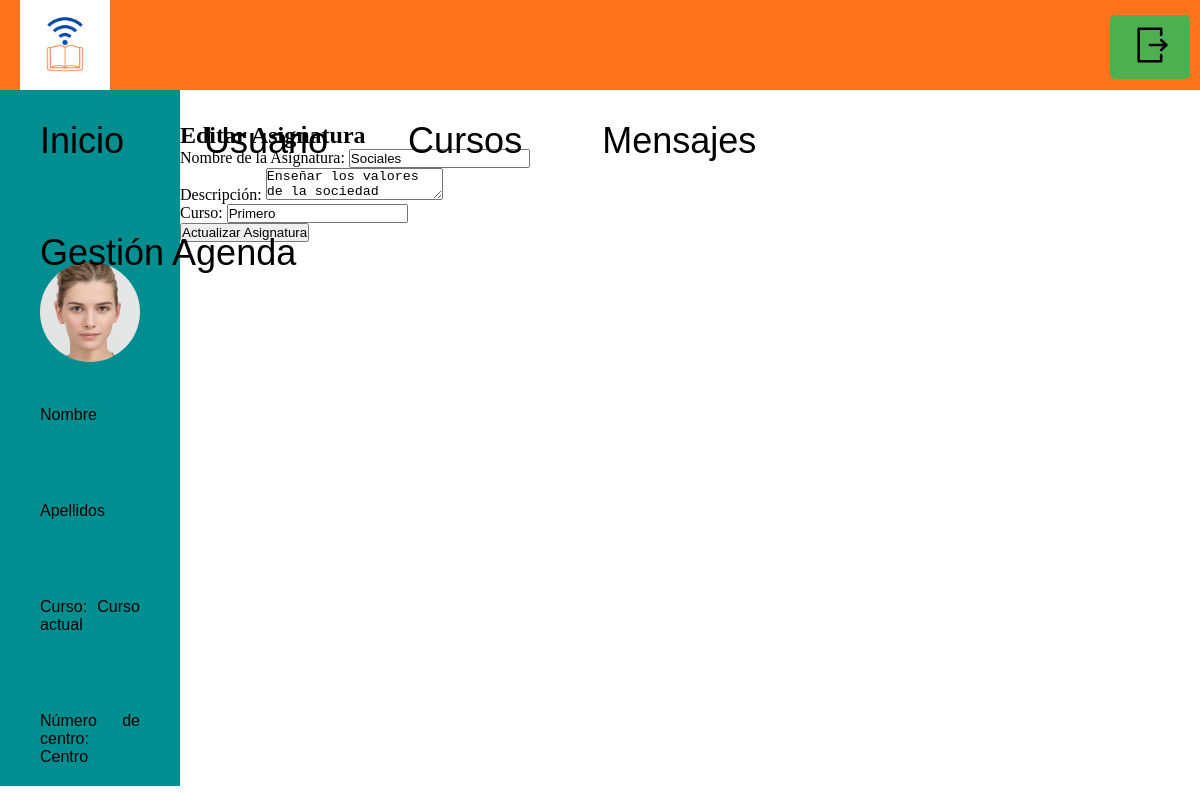
The page /directivo/editarAsignatura.php?idAsignatura=1 on the database its author committed.
### tables this page shows
CREATE TABLE IF NOT EXISTS `asignatura` (
  `idAsignatura` int(11) NOT NULL AUTO_INCREMENT,
  `Nombre` varchar(45) DEFAULT NULL,
  `Descripcion` varchar(100) DEFAULT NULL,
  `Id_centro` int(11) DEFAULT NULL,
  `Material_idMaterial` int(11) NOT NULL,
  `Nota_idNota` int(11) NOT NULL,
  `Curso` varchar(15) NOT NULL,
  PRIMARY KEY (`idAsignatura`,`Nota_idNota`),
  KEY `fk_Asignatura_Material1_idx` (`Material_idMaterial`),
  KEY `fk_Asignatura_Nota1_idx` (`Nota_idNota`)
);

### directivo/editarAsignatura.php (the view, shortened to what this page needs)
<?php
include_once("../back/connection2.php");
$idAsignatura = $_GET['idAsignatura'];
$query = "SELECT * FROM asignatura WHERE idAsignatura = '$idAsignatura'";
$resultado = mysqli_query($conn, $query);
$asignatura = mysqli_fetch_assoc($resultado);
?>
<!DOCTYPE html>
<html lang="en" dir="ltr">
<head>
	<link rel="stylesheet" href="../CSS/stylesres.css">
</head>
<body>
	<div class="contenedor">
		<div class="colDatosPersonales">
					<img class="fotoPersonal" src="../Media/cara_generica.jpg" alt="Foto personal">
			<p id="nombre">Nombre</p>
			<br>
			<p id="apellidos">Apellidos</p>
			<br>
			<p>Curso: <span id="cursoActual">Curso actual</span></p>
			<br>
			<p>Número de centro: <span id="centro">Centro</span></p>
		</div>
		<div class="colContenido bajando">
            <section>
                <h2>Editar Asignatura</h2>
                <form action="" method="post">
                    Nombre de la Asignatura: <input type="text" name="nombreAsignatura" value="<?php echo $asignatura['Nombre']; ?>"><br>
                    Descripción: <textarea name="descripcionAsignatura"><?php echo $asignatura['Descripcion']; ?></textarea><br>
                    Curso: <input type="text" name="cursoAsignatura" value="<?php echo $asignatura['Curso']; ?>"><br>
                    <input type="submit" value="Actualizar Asignatura">
                </form>
            </section>
		</div>
	</div>
</body>
</html>

### CSS/stylesres.css (style rules this page uses)
* { box-sizing: border-box; margin: 0; padding: 0; }
body { z-index: -5; overflow-x: hidden; }
#encabezado { height: 62px; width: 100%; background-color: #DE5602; border-style: none; }
nav { background-color: #FF731C; height: 90px; position: fixed; top: 0; transition-duration: 0.75s; transition-property: top; width: 100%; z-index: 1; }
#logoNav { background-color: none; border-radius: 50%; float: left; height: 100%; margin-left: 10px; margin-top: 0px; width: 60px; }
#logo-imagen { float: left; height: 90px; margin-left: 10px; margin-top: 0px; width: 90px; }
#menu { float: right; list-style-type: none; margin-right: 80px; overflow: hidden; width: auto; }
.elementoMenu { float:left; margin: 40px 40px; margin-top: 30px; }
.elementoMenu>a { color: black; font-family: Arial, sans-serif; font-size: 2.25rem; position: inherit; text-decoration: none; transition-duration: 0.5s; transition-property: color; }
.contenedor { display: flex; align-items: flex-start; justify-content: flex-start; }
.fotoPersonal { background-color: none; background-image: url("../Media/cara_generica.jpeg"); border-radius: 50%; height: 100px; margin-left: 40px; margin-top: 200px; width: 100px; }
.colDatosPersonales { background-color: #008E91; border-style: none; height: 100%; text-align: justify; width: 15%; }
.colDatosPersonales > p { color: black; font-family: Arial, sans-serif; font-size: 1rem; margin-bottom: 20px; padding-top: 40px; padding-left: 40px; padding-right: 40px; transition-duration: 0.5s; transition-property: color; }
.colContenido { background-color: none; height: 100%; width: 85%; }
.cerrar-sesion-btn { margin-top: 15px; color: white; padding: 10px 20px; border: none; cursor: pointer; border-radius: 5px; font-size: 16px; position: absolute; top: 0; right: 0; margin-right: 10px; }
#cerrar-sesion-btn-img { width: 40px; height: 40px; }
button[type="submit"] { padding: 10px 20px; border-radius: 5px; background-color: #4CAF50; color: white; border: none; cursor: pointer; transition: background-color 0.3s; }
.bajando { margin-top: 5%; }

### rows shown on the page
asignatura: nombreAsignatura "Sociales", descripcionAsignatura "Enseñar los valores de la sociedad", cursoAsignatura "Primero"
